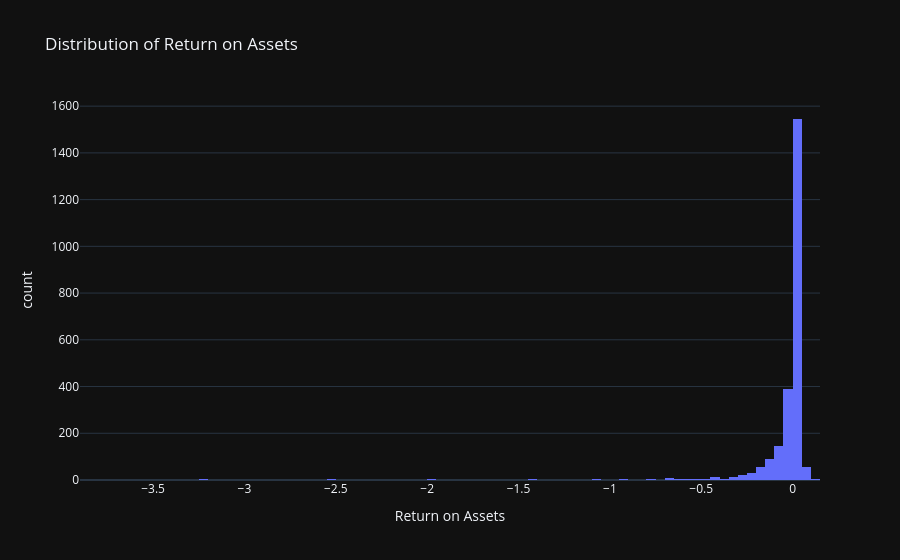

The notebook cell saved with this chart:
### Code cell
df=conn.sql("""
    WITH quantile_thresholds AS (
        SELECT 
            PERCENTILE_CONT(0.01) WITHIN GROUP (ORDER BY return_on_assets) AS lower_quantile,
            PERCENTILE_CONT(0.99) WITHIN GROUP (ORDER BY return_on_assets) AS upper_quantile
        FROM gold.financial_metrics
        WHERE return_on_assets	IS NOT NULL
        
    )
    SELECT 
        accession_number,
        period_end,
        filed,
        return_on_assets 
    FROM gold.financial_metrics, quantile_thresholds
    WHERE return_on_assets > lower_quantile
    AND return_on_assets < upper_quantile
""")
fig=px.histogram(
    df,
    x='return_on_assets',
    nbins=100,
    title='Distribution of Return on Assets',
    labels={'return_on_assets':'Return on Assets'},
    hover_data={'accession_number':True, 'period_end':True, 'filed':True},
    template='plotly_dark'
)
fig.show()

### Figure 1 — Plotly figure (JSON) as saved in the notebook; plotly's stock layout.template omitted (floating-point values rounded to 4 significant figures; data arrays with more than 128 entries replaced by an {"elided": "..."} marker saying what was removed)
{"data": [{"bingroup": "x", "hovertemplate": "Return on Assets=%{x}<br>count=%{y}<extra></extra>", "legendgroup": "", "marker": {"color": "#636efa", "pattern": {"shape": ""}}, "name": "", "nbinsx": 100, "orientation": "v", "showlegend": false, "type": "histogram", "x": {"elided": "2452 float values"}, "xaxis": "x", "yaxis": "y"}], "layout": {"barmode": "relative", "legend": {"tracegroupgap": 0}, "title": {"text": "Distribution of Return on Assets"}, "xaxis": {"anchor": "y", "domain": [0, 1], "title": {"text": "Return on Assets"}}, "yaxis": {"anchor": "x", "domain": [0, 1], "title": {"text": "count"}}}}
